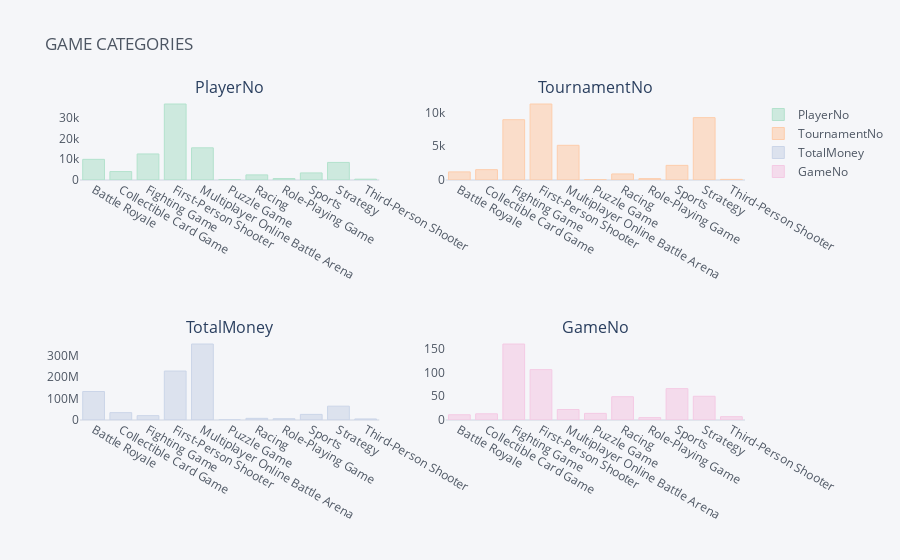

Source (notebook cell):
### Markdown cell above
Since the data mainly about Esport earnings, or its size, so we will focus on it mainly:
1. In the scatter charts:
- The totalMoney/Earning gives a good positive relationship with Number of Player. More money, more number of player increase
- The totalMoney/Earning gives positive correlation with all number of Player, Tournament except the Number of Game
2. In the bar chart:
- As the result of the relationship between TotalMoney and Number of Game in each Genre is very low (almost flat), there are many games in a genre such as Fighting type but give a little value in the total earning and the opposite for Multiplayer Online Battle Arena.

### Code cell
Game_cat.iplot(kind='bar',
               subplots=True,
               vertical_spacing=0.5,
               subplot_titles=True,
               showgrid=False,
               colorscale='pastel2',
               title='GAME CATEGORIES')
               #shared_xaxes=True)

sns.pairplot(Game_cat, aspect=1.5,
             diag_kind='kde', kind="reg", plot_kws={'line_kws': {'color': 'orange'}})

### Figure 1 — Plotly figure (JSON) as saved in the notebook; plotly's stock layout.template omitted (floating-point values rounded to 4 significant figures)
{"data": [{"marker": {"color": "rgba(179, 226, 205, 0.6)", "line": {"color": "rgba(179, 226, 205, 1.0)", "width": 1}}, "name": "PlayerNo", "orientation": "v", "text": "", "type": "bar", "x": ["Battle Royale", "Collectible Card Game", "Fighting Game", "First-Person Shooter", "Multiplayer Online Battle Arena", "Puzzle Game", "Racing", "Role-Playing Game", "Sports", "Strategy", "Third-Person Shooter"], "xaxis": "x", "y": [9947, 4043, 12530, 36565, 15475, 125, 2463, 699, 3407, 8460, 400], "yaxis": "y"}, {"marker": {"color": "rgba(253, 205, 172, 0.6)", "line": {"color": "rgba(253, 205, 172, 1.0)", "width": 1}}, "name": "TournamentNo", "orientation": "v", "text": "", "type": "bar", "x": ["Battle Royale", "Collectible Card Game", "Fighting Game", "First-Person Shooter", "Multiplayer Online Battle Arena", "Puzzle Game", "Racing", "Role-Playing Game", "Sports", "Strategy", "Third-Person Shooter"], "xaxis": "x2", "y": [1203, 1531, 8928, 11254, 5137, 52, 896, 201, 2169, 9233, 91], "yaxis": "y2"}, {"marker": {"color": "rgba(203, 213, 232, 0.6)", "line": {"color": "rgba(203, 213, 232, 1.0)", "width": 1}}, "name": "TotalMoney", "orientation": "v", "text": "", "type": "bar", "x": ["Battle Royale", "Collectible Card Game", "Fighting Game", "First-Person Shooter", "Multiplayer Online Battle Arena", "Puzzle Game", "Racing", "Role-Playing Game", "Sports", "Strategy", "Third-Person Shooter"], "xaxis": "x3", "y": [132900000.0, 34270000.0, 20170000.0, 228300000.0, 354300000.0, 39080.0, 7753000.0, 5969000.0, 26180000.0, 64510000.0, 4902000.0], "yaxis": "y3"}, {"marker": {"color": "rgba(244, 202, 228, 0.6)", "line": {"color": "rgba(244, 202, 228, 1.0)", "width": 1}}, "name": "GameNo", "orientation": "v", "text": "", "type": "bar", "x": ["Battle Royale", "Collectible Card Game", "Fighting Game", "First-Person Shooter", "Multiplayer Online Battle Arena", "Puzzle Game", "Racing", "Role-Playing Game", "Sports", "Strategy", "Third-Person Shooter"], "xaxis": "x4", "y": [11, 13, 160, 106, 22, 14, 49, 5, 66, 50, 7], "yaxis": "y4"}], "layout": {"annotations": [{"font": {"size": 16}, "showarrow": false, "text": "PlayerNo", "x": 0.225, "xanchor": "center", "xref": "paper", "y": 1, "yanchor": "bottom", "yref": "paper"}, {"font": {"size": 16}, "showarrow": false, "text": "TournamentNo", "x": 0.775, "xanchor": "center", "xref": "paper", "y": 1, "yanchor": "bottom", "yref": "paper"}, {"font": {"size": 16}, "showarrow": false, "text": "TotalMoney", "x": 0.225, "xanchor": "center", "xref": "paper", "y": 0.25, "yanchor": "bottom", "yref": "paper"}, {"font": {"size": 16}, "showarrow": false, "text": "GameNo", "x": 0.775, "xanchor": "center", "xref": "paper", "y": 0.25, "yanchor": "bottom", "yref": "paper"}], "legend": {"bgcolor": "#F5F6F9", "font": {"color": "#4D5663"}}, "paper_bgcolor": "#F5F6F9", "plot_bgcolor": "#F5F6F9", "title": {"font": {"color": "#4D5663"}, "text": "GAME CATEGORIES"}, "xaxis": {"anchor": "y", "domain": [0, 0.45], "gridcolor": "#E1E5ED", "showgrid": false, "tickfont": {"color": "#4D5663"}, "title": {"font": {"color": "#4D5663"}, "text": ""}, "zerolinecolor": "#E1E5ED"}, "xaxis2": {"anchor": "y2", "domain": [0.55, 1], "gridcolor": "#E1E5ED", "showgrid": false, "tickfont": {"color": "#4D5663"}, "title": {"font": {"color": "#4D5663"}, "text": ""}, "zerolinecolor": "#E1E5ED"}, "xaxis3": {"anchor": "y3", "domain": [0, 0.45], "gridcolor": "#E1E5ED", "showgrid": false, "tickfont": {"color": "#4D5663"}, "title": {"font": {"color": "#4D5663"}, "text": ""}, "zerolinecolor": "#E1E5ED"}, "xaxis4": {"anchor": "y4", "domain": [0.55, 1], "gridcolor": "#E1E5ED", "showgrid": false, "tickfont": {"color": "#4D5663"}, "title": {"font": {"color": "#4D5663"}, "text": ""}, "zerolinecolor": "#E1E5ED"}, "yaxis": {"anchor": "x", "domain": [0.75, 1], "gridcolor": "#E1E5ED", "showgrid": false, "tickfont": {"color": "#4D5663"}, "title": {"font": {"color": "#4D5663"}, "text": ""}, "zerolinecolor": "#E1E5ED"}, "yaxis2": {"anchor": "x2", "domain": [0.75, 1], "gridcolor": "#E1E5ED", "showgrid": false, "tickfont": {"color": "#4D5663"}, "title": {"font": {"color": "#4D5663"}, "text": ""}, "zerolinecolor": "#E1E5ED"}, "yaxis3": {"anchor": "x3", "domain": [0, 0.25], "gridcolor": "#E1E5ED", "showgrid": false, "tickfont": {"color": "#4D5663"}, "title": {"font": {"color": "#4D5663"}, "text": ""}, "zerolinecolor": "#E1E5ED"}, "yaxis4": {"anchor": "x4", "domain": [0, 0.25], "gridcolor": "#E1E5ED", "showgrid": false, "tickfont": {"color": "#4D5663"}, "title": {"font": {"color": "#4D5663"}, "text": ""}, "zerolinecolor": "#E1E5ED"}}}
